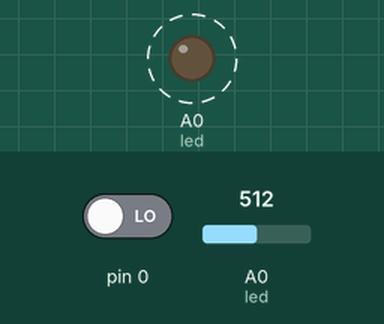
Recording of a sketch running on a simulated Arduino Uno, built with avr-gcc and run on an emulated ATmega328P. On the bench: output pins drawn as LEDs (lit = HIGH). Dashed ring = blinking. The inputs (shaded band) are chosen by the test bench; at power-on: pin 0 LOW, A0 (led) = 512.

Above: at 0.7 s.
Timing chart, 0 to 5.8 s (numbered marks = the images above):
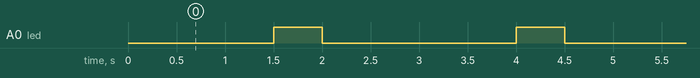

The sketch:

v16-erweiterung-und-test.ino
```cpp
int led = A0;
int th = 5;
int tl = 6;

void setup()
{

pinMode (led, OUTPUT ); //LED
pinMode (th, INPUT); // Touch 1     pin in und out festlegung
pinMode (tl, INPUT); // Touch 2
//int v =130;
//analogWrite (led, LOW);
//delay (500);
}

void loop()
{

if (digitalRead (th == HIGH));
{
analogWrite (led, +50);
delay (500);
if (led > 255);
{

analogWrite (led, 0);
}
}
delay (500);

if (analogRead (tl==HIGH));
{
analogWrite (led, -50);
delay (500);
if (led < 0);

{
analogWrite (led, 255);
}
}
delay (500);

if (analogRead (th=tl == 0));
{
  digitalWrite (led, 0);
  delay (500);
}
}
```

Measured:
- by itself, A0 (led): alternates HIGH for 0.50 s and LOW for 2.0 s
